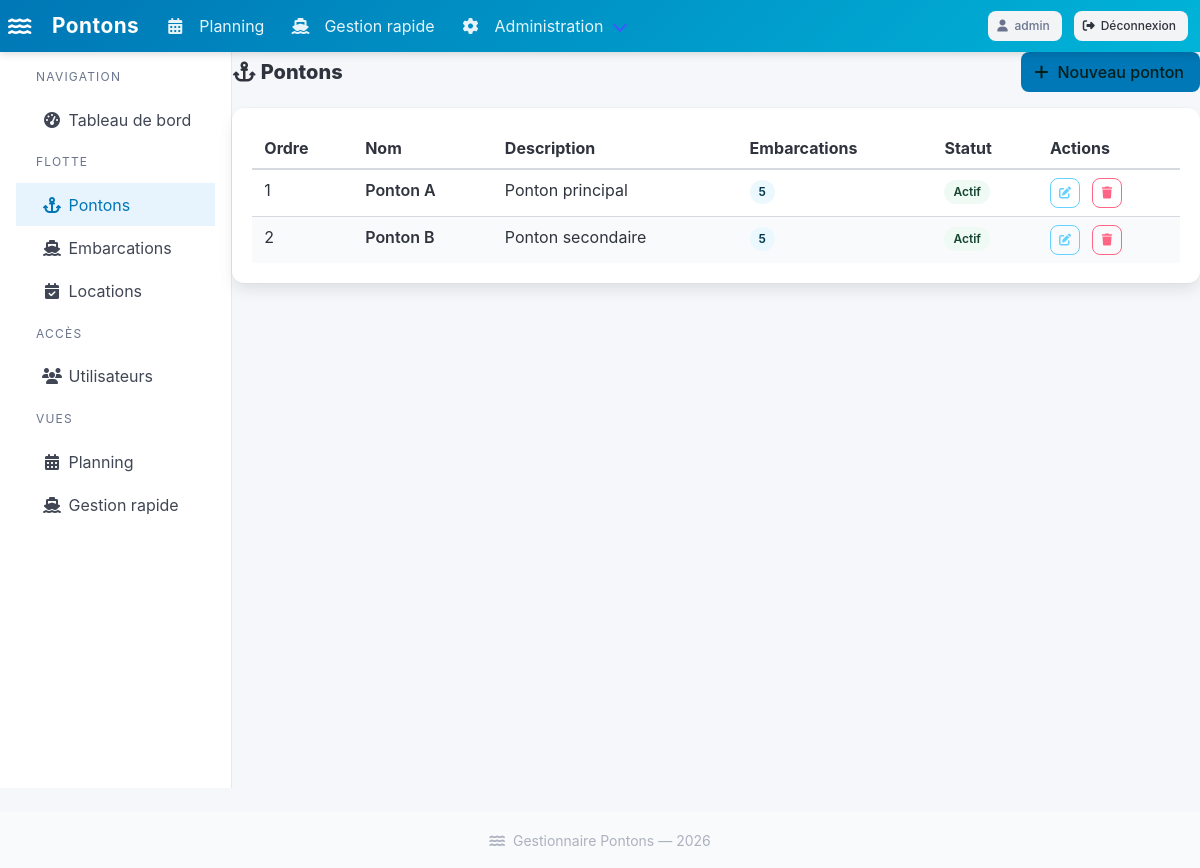
Page /gestion/pontons/ (signed in) on the committed database.
### pontons/models.py (models this page shows, shortened)
class Ponton(models.Model):
    nom = models.CharField(max_length=100)
    description = models.TextField(blank=True)
    ordre = models.PositiveIntegerField(default=0)
    actif = models.BooleanField(default=True)
    class Meta:
        ordering = ['ordre', 'nom']
        verbose_name = 'Ponton'
        verbose_name_plural = 'Pontons'

### pontons/views.py (the view)
        @login_required
        def _wrapped(request, *args, **kwargs):
            role = get_user_role(request.user)
            if role not in roles and not request.user.is_superuser:
                messages.error(request, "Accès refusé : droits insuffisants.")
                return redirect('planning')
            return view_func(request, *args, **kwargs)

### pontons/views.py (called while the page is built)
def get_user_role(user):
    if user.is_superuser:
        return 'admin'
    try:
        return user.profile.role
    except UserProfile.DoesNotExist:
        return 'visiteur'

def require_role(*roles):
    def decorator(view_func):
        @login_required
        def _wrapped(request, *args, **kwargs):
            role = get_user_role(request.user)
            if role not in roles and not request.user.is_superuser:
                messages.error(request, "Accès refusé : droits insuffisants.")
                return redirect('planning')
            return view_func(request, *args, **kwargs)
        return _wrapped
    return decorator

@require_role('admin')
def admin_pontons(request):
    pontons = Ponton.objects.all()
    return render(request, 'pontons/admin/pontons.html', {'pontons': pontons, 'role': 'admin'})

### templates/pontons/admin/pontons.html (shortened to what this page needs)
{% extends 'pontons/admin/base_admin.html' %}
{% block admin_content %}
<div class="level mb-4">
  <div class="level-left">
    <h1 class="title is-5"><span class="icon"><i class="fas fa-anchor"></i></span> Pontons</h1>
  </div>
  <div class="level-right">
    <a href="{% url 'admin_ponton_new' %}" class="button is-primary">
      <span class="icon"><i class="fas fa-plus"></i></span><span>Nouveau ponton</span>
    </a>
  </div>
</div>
<div class="box">
  <table class="table is-fullwidth is-hoverable is-striped">
    <thead>
      <tr>
        <th>Ordre</th>
        <th>Nom</th>
        <th>Description</th>
        <th>Embarcations</th>
        <th>Statut</th>
        <th>Actions</th>
      </tr>
    </thead>
    <tbody>
      {% for ponton in pontons %}
      <tr>
        <td>{{ ponton.ordre }}</td>
        <td><strong>{{ ponton.nom }}</strong></td>
        <td>{{ ponton.description|default:"—" }}</td>
        <td><span class="tag is-info is-light">{{ ponton.embarcations.count }}</span></td>
        <td>
          {% if ponton.actif %}
            <span class="tag is-success is-light">Actif</span>
          {% else %}
            <span class="tag is-light">Inactif</span>
          {% endif %}
        </td>
        <td>
          <div class="buttons are-small">
            <a href="{% url 'admin_ponton_edit' ponton.pk %}" class="button is-info is-outlined">
              <span class="icon"><i class="fas fa-edit"></i></span>
            </a>
            <form method="post" action="{% url 'admin_ponton_delete' ponton.pk %}" onsubmit="return confirm('Supprimer ce ponton ?')">
              <button type="submit" class="button is-danger is-outlined">
                <span class="icon"><i class="fas fa-trash"></i></span>
              </button>
            </form>
          </div>
        </td>
      </tr>
      {% empty %}
        <tr><td colspan="6" class="has-text-centered has-text-grey-light">Aucun ponton.</td></tr>
      {% endfor %}
    </tbody>
  </table>
</div>
{% endblock %}

### templates/base.html (shortened to what this page needs)
<!DOCTYPE html>
<html lang="fr">
<head>
  <link rel="stylesheet" href="https://cdn.jsdelivr.net/npm/bulma@1.0.2/css/bulma.min.css">
  <link rel="stylesheet" href="https://cdnjs.cloudflare.com/ajax/libs/font-awesome/6.5.0/css/all.min.css">
</head>
<body>
<nav class="navbar" role="navigation" aria-label="navigation principale">
  <div class="navbar-brand">
    <a class="navbar-item" href="{% url 'planning' %}">
      <span class="icon mr-2"><i class="fas fa-water"></i></span>
      Pontons
    </a>
  </div>
  <div id="navMenu" class="navbar-menu">
    <div class="navbar-start">
      <a class="navbar-item {% if request.resolver_match.url_name == 'planning' %}has-background-white-bis{% endif %}" href="{% url 'planning' %}">
        <span class="icon"><i class="fas fa-calendar-alt"></i></span>
        <span>Planning</span>
      </a>
      {% if user.is_authenticated %}
        {% if role == 'gestionnaire' or role == 'admin' or user.is_superuser %}
        <a class="navbar-item {% if 'gestionnaire' in request.resolver_match.url_name %}has-background-white-bis{% endif %}" href="{% url 'gestionnaire' %}">
          <span class="icon"><i class="fas fa-ship"></i></span>
          <span>Gestion rapide</span>
        </a>
        {% endif %}
        {% if role == 'admin' or user.is_superuser %}
        <div class="navbar-item has-dropdown is-hoverable">
          <a class="navbar-link">
            <span class="icon"><i class="fas fa-cog"></i></span>
            <span>Administration</span>
          </a>
        </div>
        {% endif %}
      {% endif %}
    </div>
    <div class="navbar-end">
      <div class="navbar-item">
        {% if user.is_authenticated %}
          <div class="buttons">
            <span class="button is-light is-small is-static">
              <span class="icon"><i class="fas fa-user"></i></span>
              <span>{{ user.username }}</span>
            </span>
            <form method="post" action="{% url 'logout' %}" style="display:inline;">
              <button type="submit" class="button is-light is-small">
                <span class="icon"><i class="fas fa-sign-out-alt"></i></span>
                <span>Déconnexion</span>
              </button>
            </form>
          </div>
        {% else %}
          <a href="{% url 'login' %}" class="button is-light is-small">
            <span class="icon"><i class="fas fa-sign-in-alt"></i></span>
            <span>Connexion</span>
          </a>
        {% endif %}
      </div>
    </div>
  </div>
</nav>
<main>
  {% block content %}{% endblock %}
</main>
<footer class="footer py-4 mt-5">
  <div class="content has-text-centered has-text-grey-light">
    <small><i class="fas fa-water mr-1"></i> Gestionnaire Pontons &mdash; {% now "Y" %}</small>
  </div>
</footer>
</body>
</html>

### templates/base.html (style rules this page uses)
:root { --color-primary: #00b4d8; --color-secondary: #0077b6; --color-available: #23d160; --color-rented: #ff3860; }
html { scroll-behavior: smooth; }
body { background: #f5f7fa; min-height: 100vh; }
.navbar { background: linear-gradient(135deg, #0077b6, #00b4d8); box-shadow: 0 2px 8px rgba(0,0,0,0.15); }
.navbar-brand .navbar-item { font-size: 1.3rem; font-weight: 700; color: #fff !important; letter-spacing: 0.5px; }
.navbar-item, .navbar-link { color: rgba(255,255,255,0.9) !important; }
.button { border-radius: 8px; font-weight: 500; }
.button.is-primary { background: var(--color-secondary); border-color: var(--color-secondary); }
.tag { border-radius: 20px; font-weight: 600; }
footer { margin-top: auto; }

### rows in the picture
Ponton: ordre "1", nom "Ponton A", description "Ponton principal", embarcations.count "5", actif "Actif"
Ponton: ordre "2", nom "Ponton B", description "Ponton secondaire", embarcations.count "5", actif "Actif"

### other values in the picture
{{ user.username }} "admin"
